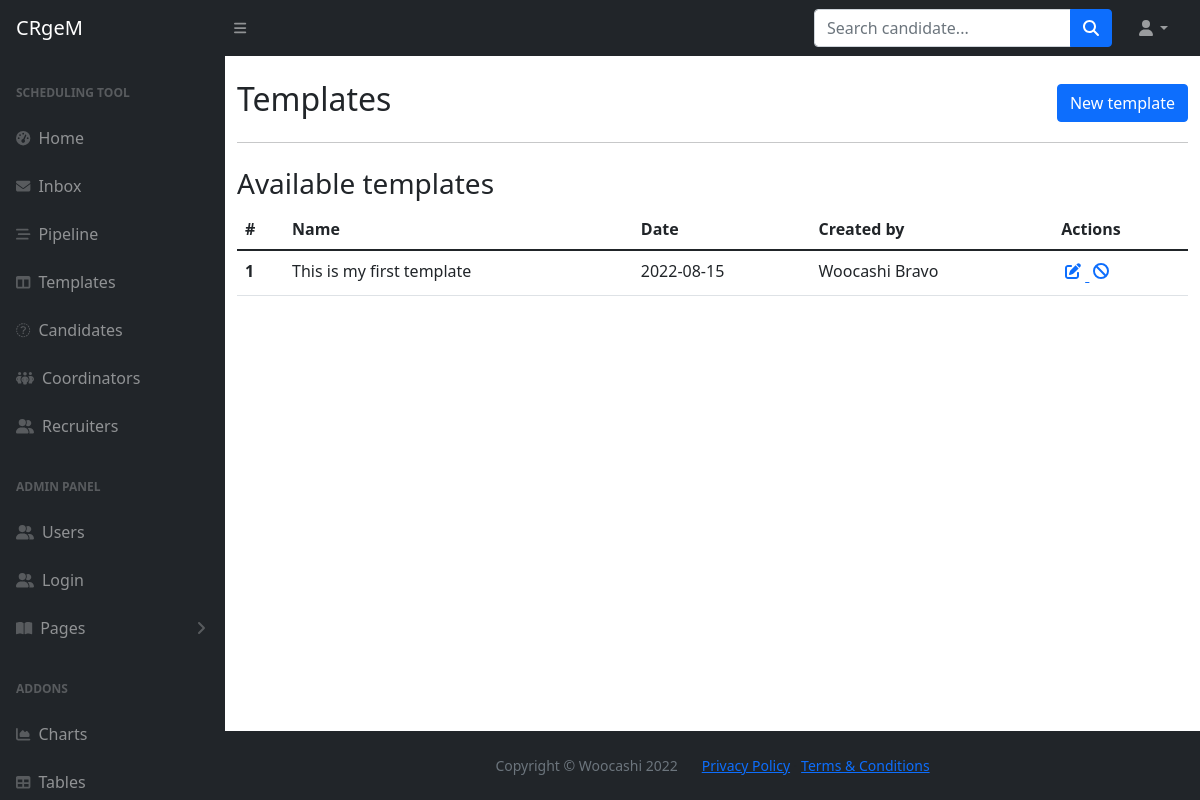
Page /templates on the committed database.
### main.py (models this page shows)
class Template(db.Model, Base):
    __tablename__="templates"
    id = db.Column(db.Integer, primary_key=True)
    name = db.Column(db.String, nullable=False)
    text = db.Column(db.Text, nullable=False)
    date = db.Column(db.Date, nullable=False)
    owner_id = Column(Integer, ForeignKey('users.id'))
    created_by = relationship("User", back_populates="templates")

class User(db.Model, UserMixin, Base):
    __tablename__="users"
    id = db.Column(db.Integer, primary_key=True)
    first_name = db.Column(db.String, nullable=False)
    last_name = db.Column(db.String, nullable=False)
    full_name = db.Column(db.String, nullable=False)
    email = db.Column(db.String, nullable=False, unique=True)
    phone = db.Column(db.String, nullable=False)
    type = db.Column(db.String, nullable=False)
    password = db.Column(db.String, nullable=False)
    interviews = relationship("Interview", back_populates="created_by")
    templates = relationship("Template", back_populates="created_by")
    candidates = relationship("Candidate", back_populates="created_by")

### main.py (the view)
@app.route('/templates')
def templates():
    templates = db.session.query(Template).all()
    print(templates)
    return render_template('message-templates.html', templates=templates, current_user=current_user, is_authenticated=current_user.is_authenticated)

### templates/message-templates.html
{% include "header.html" %}
<div id="layoutSidenav_content">
	<main>
		<div class="container mt-4">
			<div class="row d-flex align-items-center">
				<div class="col-lg-6">
					<h2>Templates</h2>
				</div>
				<div class="col-lg-6 d-flex justify-content-end">
					<a class="btn btn-primary" href="{{url_for('new_template')}}">New template</a>
				</div>
			</div>
			<hr>
			<div class="row d-flex align-items-center mt-4">
				<h3>Available templates</h3>
			</div>
			{% if templates|length == 0 %}
			<div class="row d-flex align-items-center mt-4">
				<p>There are no available templates</p>
			</div>
			{% else %}
				<table class="table">
				  <thead>
				    <tr>
				      <th scope="col">#</th>
				      <th scope="col">Name</th>
				      <th scope="col">Date</th>
				      <th scope="col">Created by</th>
					    <th scope="col">Actions</th>
				    </tr>
				  </thead>
				  <tbody>
				  {% for template in templates %}
				    <tr>
				      <th scope="row">{{template.id}}</th>
				      <td>{{template.name}}</td>
				      <td>{{template.date}}</td>
				      <td>{{template.created_by.full_name}}</td>
					    <td>
						    <a href="{{url_for('edit_template', template_id=template.id)}}">
							    <i class="fa-solid fa-pen-to-square p-1" title="edit template"></i>
						    <a href="{{url_for('delete_template', template_id=template.id)}}">
						        <i class="fa-solid fa-ban p-1" title="delete template"></i>
					        </a>
					    </td>
				    </tr>
				  {% endfor %}
				  </tbody>
				</table>
			{% endif %}
		</div>
	</main>
{% include "footer.html" %}

### rows in the picture
Template: id "1", name "This is my first template", date "2022-08-15", created_by.full_name "Woocashi Bravo"
